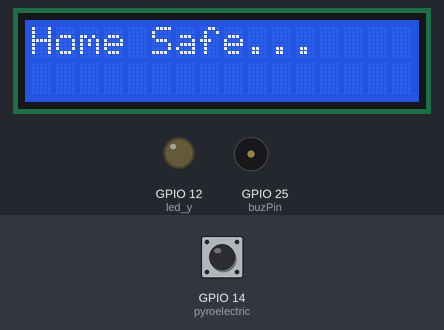
A sketch run on a simulated ESP32. On the bench: 16×2 character LCD, output pins drawn as LEDs (lit = HIGH), buzzer (waves = sounding, pin HIGH). Inputs (shaded band) come from the test bench; at power-on: GPIO 14 (pyroelectric) LOW. What the sketch prints to the serial monitor is not drawn.

Above: at 1.2 s.
1.3 s: GPIO 14 (pyroelectric) driven HIGH
At 2.7 s:
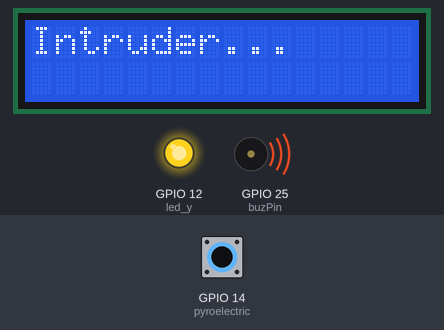
3.0 s: GPIO 14 (pyroelectric) pulsed LOW 5 times (0.12 s each, 0.3 s apart)
At 4.54 s:
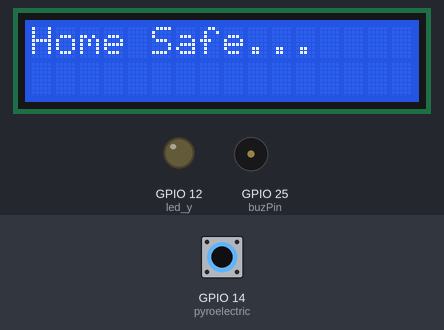
7.5 s: GPIO 14 (pyroelectric) driven LOW
At 9.3 s:
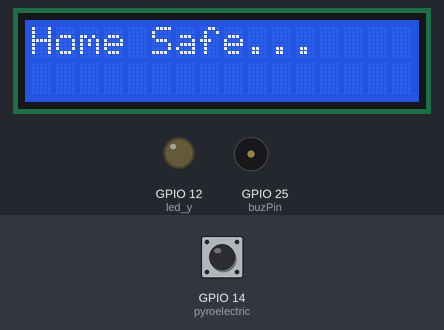
Timing chart, 0 to 10.8 s (numbered marks = the images above; inputs shaded):
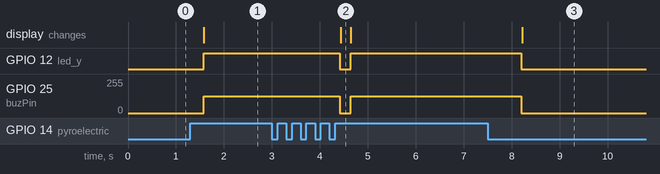

Measured:
- after the input at 1.3 s, GPIO 12 (led_y): LOW → HIGH after 0.28 s; GPIO 25 (buzPin): 0/255 → 127/255 after 0.28 s; the display: changes after 0.28 s (image 1)
- after the input at 3.0 s, GPIO 12 (led_y): HIGH → LOW after 1.4 s, → HIGH 0.23 s later; GPIO 25 (buzPin): 127/255 → 0/255 after 1.4 s, → 127/255 0.23 s later; the display: changes after 1.4 s (image 2)
- after the input at 7.5 s, GPIO 12 (led_y): HIGH → LOW after 0.70 s; GPIO 25 (buzPin): 127/255 → 0/255 after 0.70 s; the display: changes after 0.72 s (image 3)

The sketch:

pir_motion_test.ino
```cpp
#include <Wire.h>
#include <LiquidCrystal_I2C.h>
LiquidCrystal_I2C mylcd(0x27,16,2);

#define pyroelectric 14 //Define the PIR Motion sensor pin to 14
#define led_y 12  //Define the yellow led pin to 12
#define buzPin 25 //Define the buzzer pin to 25

void setup() {
  Serial.begin(9600);
  mylcd.init();
  mylcd.backlight();
  pinMode(buzPin, OUTPUT); //Set pin to output mode
  pinMode(pyroelectric, INPUT);
  pinMode(led_y, OUTPUT);  //Set pin to output mode
  mylcd.setCursor(0, 0);
  mylcd.print("Home Safe...");

}

void loop() {
  boolean pyroelectric_val = digitalRead(pyroelectric);
  Serial.print("pyroelectric value = ");
  Serial.println(pyroelectric_val);
  delay(200);
  if(pyroelectric_val == 1)
  {
          mylcd.clear();
      mylcd.setCursor(0, 0);
      mylcd.print("Intruder..."); //Display Intruder if Motion is Detected

    digitalWrite(led_y, HIGH); //Turn on the LED Light if Motion is Detected
    analogWrite(buzPin, 127); //Sound the Buzzer Alarm if Motion is Detected
    delay(500);

  }else{
    digitalWrite(led_y, LOW); //Turn off the LED Light if no Motion is Detected
    analogWrite(buzPin, 0); //Turn off the Buzzer Alarm if no Motion is Detected
          mylcd.clear();
      mylcd.setCursor(0, 0);
      mylcd.print("Home Safe..."); //Display Home Safe if no Motion is Detected

  }
}
```
